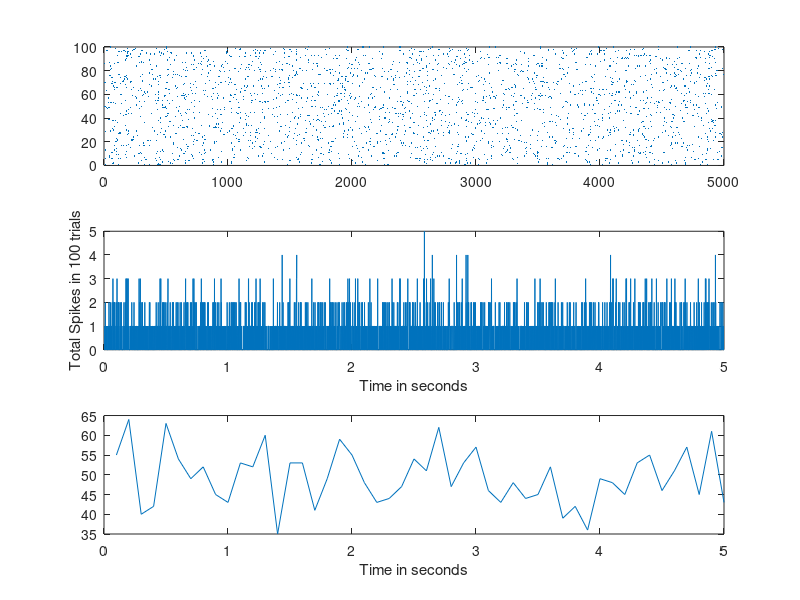

Recreate this plot in MATLAB. (Note: this script raises an error after producing the figure.)
%% 8th Jan Tutorial
%Create PSTH
clear all
clc
T=5; % Time for 1 trial in secs
N=100; % This is the number of trials
Dt=1e-3; %Dt is the discretization we are using, 10^-3 means 1ms intervals
Timepoints=T/Dt; % Total time points 
TimeVector=Dt:Dt:5; % Start, increment, end
FR=5; %We set the desired firing rate of the neuron as 5Hz, ie 5 spikes per second
%ie 5 spikes per 1000 data points
Lambda=FR*Dt; %Lambda, which is a threshold
Rand=rand([Timepoints,N]); %Create a matrix of random numbers
Spikes=zeros([Timepoints,N]); % Initiate a matrix with all zeros
%Note now we have 5000 datapoints in 1 trial and 10 such trials total, so
%the dimension of Spikes is 5000 x 100
Spikes(Rand<Lambda)=1; % We are going to consider spikes to be binary, 
%and when the random number exceeds the threshold, 
%we switch "Spikes" at that time to 1
figure;
subplot(3,1,1)%break down a single figure into 3 subplots, arranged into 3 rows, and 1
%columns, then plot out the first of these subplots as below.
[Index_time,Index_trial]=find(Spikes==1);%We want the index corresponding to time and 
%trial of when the spike happened, ie when Spikes was =1. So we use the
%find function to get those indices
plot(Index_time,Index_trial,'.','markersize',1)%Set size of points to 1, so that they 
%do not overlap with each other

% Compute its Tuning curve 
TuningCurve=sum(Spikes');
% Sum of each column
% We take the transpose to ensure that we are summing across trials
subplot(3,1,2);%Still using the same figure, with 3 subplots and
%now we are plotting the second one out of these.
plot(TimeVector,TuningCurve);
xlabel('Time in seconds')
ylabel('Total Spikes in 100 trials')
%Note that we can bin the TuningCurve above, to attain a lower sampling
%rate and a smoother, less noisy tuning curve
%Hence instead of computing the Tuningcurve at 1ms resolution(5000
%datapoints) let us compute at 100ms resolution, by binning every 100 data
%points together
NewTimeVector=TimeVector(100:100:end);%Take only every 100th datapoint
for i=1:Timepoints/100
    %This is a loop which will compute the sum of 
    %spikes in jumps of 100 time-points
    NewTuningCurve(i)=sum(TuningCurve((100*(i-1)+1):100*i));
    % Summing over 100 columns
end
subplot(3,1,3)
plot(NewTimeVector,NewTuningCurve);
xlabel('Time in seconds')

%% Define sparsity and depth of modulation
temp=makeSparsity(NewTuningCurve);
%
fprintf(['Untuned spike matrix sparsity= ' num2str(temp) '\n'])

%%
%Q1. Create 4 sinusoids(over the range of 0 to pi with a resolution of 0.1)
%with different scaling factors, and with different offsets,
%and compute their sparsities
%eg. a1_eg=sin(0:0.1:pi)*3 +40;%where 40 is the offset, and 3 is the
%scaling factor. Comment in 4 lines about how sparsity is affected by both
%these parameters. (15 points)

eg1 = sin(0:0.1:pi)*10 - 5;
temp=makeSparsity(eg1);
fprintf(['Sinusoid sparsity for eg1= ' num2str(temp) '\n'])

eg2 = sin(0:0.1:pi)*10 + 5;
temp=makeSparsity(eg2);
fprintf(['Sinusoid sparsity for eg2= ' num2str(temp) '\n'])

eg3 = sin(0:0.1:pi)*5 - 5;
temp=makeSparsity(eg3);
fprintf(['Sinusoid sparsity for eg3= ' num2str(temp) '\n'])

eg4 = sin(0:0.1:pi)*5 + 5;
temp=makeSparsity(eg4);
fprintf(['Sinusoid sparsity for eg4= ' num2str(temp) '\n'])

eg5 = sin(0:0.1:pi)*10 + 10;
temp=makeSparsity(eg5);
fprintf(['Sinusoid sparsity for eg5= ' num2str(temp) '\n'])

eg6 = sin(0:0.1:pi)*10 + 0;
temp=makeSparsity(eg6);
fprintf(['Sinusoid sparsity for eg6= ' num2str(temp) '\n'])

%{
Sparsity is directly proportional to the scaling factor
With increase in offset, there is a decrease in sparsity, inversely
proportional. 
When the scaling factor and the offset are changed by the same ratio, the
sparsity doesn't change
%}
%% PSTH of a tuned neuron

% Create tuned neuron, with varying lambda, find its sparsity
%Create PSTH
clear all
T=5; % Time for 1 trial in secs
N=100; % This is the number of trials
Dt=1e-3; %Dt is the discretization we are using, 10^-3 means 1ms intervals
Timepoints=T/Dt; % Total time points 
TimeVector=Dt:Dt:5;

%We set the desired firing rate of the neuron in each trials with the
%following criteria
%1. Fires 0Hz away from Time t=2.5 seconds
%2. Has a peak firing rate of 20Hz at t=2.5 seconds
%3. Firing rate varies sinusoidally 
Equispaced_Angles=linspace(0,pi,Timepoints);% We create 5000 datapoints from 0 to pi
%which we can use as the angles whose "sin" is taken to compute FR below
FR=0 + 20*sin(Equispaced_Angles); % Check that the minimum value is 0 and maximum is 20
% sin is positive over the first two quadrants
Lambda=FR*Dt; %Lambda, which is a threshold
%Since we want the same threshold for all trials we repeat this vector 100
%times
Lambda_AllTrials=repmat(Lambda,100,1);
Rand=rand([Timepoints,N]); %Create a matrix of random numbers
Spikes=zeros([Timepoints,N]); % Initiate a matrix with all zeros
%Note now we have 5000 datapoints in 1 trial and 100 such trials total, so
%the dimension of Spikes is 5000 x 100
%Note that Lambda on the other hand is a matrix of 100 x 5000 so we will
%have to take its transpose below 
Spikes(Rand<transpose(Lambda_AllTrials))=1; % We are going to consider spikes to be binary, 
%and when the random number exceeds the threshold,we switch "Spikes" at that time to 1
figure;
subplot(3,1,1)%break down a single figure into 2 subplots, arranged into 2 rows, and 1
%columns, then plot out the first of these subplots as below.
[Index_time,Index_trial]=find(Spikes==1);%We want the index corresponding to time and 
%trial of when the spike happened, ie when Spikes was =1. So we use the
%find function to get those indices
plot(Index_time,Index_trial,'.','markersize',1)%markersize determines the size of the dots
% Compute its Tuning curve 
TuningCurve=sum(Spikes');% We take the transpose to ensure that we are summing across trials
subplot(3,1,2);%Still using the same figure, with 2 subplots in 2 row, 1 columns and
%now we are plotting the second one out of these.
plot(TimeVector,TuningCurve);
xlabel('Time in seconds')
ylabel('Total Spikes in 100 trials')
%Note that we can bin the TuningCurve above, to attain a lower sampling
%rate and a smoother, less noisy tuning curve
%Hence instead of computing the Tuningcurve at 1ms resolution(5000
%datapoints) let us compute at 100ms resolution, by binning every 100 data
%points together
NewTimeVector=TimeVector(100:100:end);%Take only every 100th datapoint
for i=1:Timepoints/100
    NewTuningCurve(i)=sum(TuningCurve((100*(i-1)+1):100*i));
end
subplot(3,1,3)
plot(NewTimeVector,NewTuningCurve);
xlabel('Time in seconds')

%Next, compute the sparsity of this tuning curve
temp=makeSparsity(NewTuningCurve);
fprintf(['Tuned spike matrix sparsity= ' num2str(temp) '\n'])

%% %%%%%%%%%%%%%%%%%%%%%%%%%%%%%%%%%%%%%%%%%%%%%%%%%%%%%%%%%%%%%%%%%%%%

%Next we are going to go through the code related to shuffling a spike matrix to
%obtain a null-distribution and eventually quantify significance of tuning
ShuffledSpikeMatrix=ShuffleTrials(Spikes);

%Next we compute the tuning curve of this Shuffled spike matrix and compute
%its sparsity
TuningCurve_shuffled=sum(ShuffledSpikeMatrix');% We take the transpose to ensure that we are summing across trials
figure
subplot(2,1,1)
plot(TimeVector,TuningCurve_shuffled);

NewTimeVector=TimeVector(100:100:end);%Take only every 100th datapoint
for i=1:Timepoints/100
    NewTuningCurve_shuffled(i)=sum(TuningCurve_shuffled((100*(i-1)+1):100*i));
end
subplot(2,1,2)
plot(NewTimeVector,NewTuningCurve_shuffled);
xlabel('Time in seconds')
temp=makeSparsity(NewTuningCurve_shuffled);

fprintf(['Shuffled spike matrix sparsity= ' num2str(temp) '\n'])

%%
%{
Q2. Create an artificial spike train, for 100 trials with the following 
 expected firing rate profile over 5 seconds of recording per trial at 1ms
 resolution.
a. Baseline firing rate of 2Hz. 
b. Sinusoidal profile from time points of 2 to 3sec, with baseline firing rate of
 2Hz but a peak firing rate of 10Hz
Plot this expected firing rate profile. (10 points)
Compute the sparsity of the Spikes matrix obtained for this neuron, after
finding the average tuning curve across 100 trials and performing summation
to 100ms resolution as done in class (NewTuningCurve) (10 points)
Next perform 100 iterations of shuffling analysis on this spikematrix 
(hint=use a for loop with the makeSparsity function inside, and store all
outputs of the shuffled spikematrices in a vector) (15 points)
Compare the actual spikematrix sparsity with the 100 shuffled spikematrix
sparsities. Create a new vector called  
Sparsities=["100 shuffled sparsities";"Actual sparsity"]. Hence it would
have 101 entries with the last entry being the actual sparsity. 
use "zscore" function in MATLAB and obtain a zscore or a measure of
signficance for the actual sparsity(ie last entry in the vector 
"Sparsities" above). (40 points)
%}

Dt = 1e-3;
t = 5;
TimePoints = t/Dt;
N = 100;
equi_spaced_angles = linspace(0,pi,TimePoints/t);
% Diving 0 to pi into 1000 equal points
FR = ones(1,5000)*2; % Since baseline firing is 2Hz
FR(2001:3000) = 2 + sin(equi_spaced_angles)*8;
% Only for 2 to 3 sec it's sinusoidal
Lambda=FR*Dt;
Lambda_AllTrials=repmat(Lambda,100,1);
Rand=rand([TimePoints,N]);
Spikes=zeros([TimePoints,N]);
Spikes(Rand<transpose(Lambda_AllTrials))=1;
TimeVector=Dt:Dt:5;

figure;
plot(TimeVector, FR);
title("Plotting with baseline 2Hz and peak 10Hz")
xlabel('Time in seconds')
ylabel('FR')

figure;
subplot(3,1,1)
[Index_time,Index_trial]=find(Spikes==1);
plot(Index_time,Index_trial,'.','markersize',1)
title('Spike matrix')
TuningCurve=sum(Spikes');
subplot(3,1,2);
plot(TimeVector,TuningCurve);
xlabel('Time in seconds')
ylabel('Total Spikes in 100 trials')

NewTimeVector=TimeVector(100:100:end);
% Taking every 100th data point
for i=1:TimePoints/100
NewTuningCurve(i)=sum(TuningCurve((100*(i-1)+1):100*i));
end
subplot(3,1,3)
plot(NewTimeVector,NewTuningCurve);
xlabel('Time in seconds')

q21 = makeSparsity(NewTuningCurve);
fprintf(['Tuned spike matrix sparsity= ' num2str(q21) '\n'])

for i=1:100
    ShuffledSpikeMatrix=ShuffleTrials(Spikes);
    TuningCurve_shuffled=sum(ShuffledSpikeMatrix'); 
    NewTimeVector=TimeVector(100:100:end);
    for i=1:TimePoints/100
        NewTuningCurve_shuffled(i)=sum(TuningCurve_shuffled((100*(i-1)+1):100*i));
end

temp=makeSparsity(NewTuningCurve_shuffled);
Sparsities(i)=temp;
end

Sparsities(101) = temp;
Z_Actual_sparsity = zscore(Sparsities(101));
fprintf(['zscore of actual sparsity= ' num2str(Z_Actual_sparsity) '\n'])

%% lastly, let us quickly look at bandpassing the LFP signal in theta range
clear all
load('SampleLFP_Speed.mat')
Freq=1e6/median(diff(Time));%In Hz
%The time vector "Time" is provided in microseconds, hence we scale by 1e6 to
%obtain frequency in Hz above
theta_min=4;%frequency range of theta band 
theta_max=12;%upper and lower bounds, in Hz

%Next we design a butterworth filter
[q,w] = butter(2,2*[theta_min theta_max]/Freq,'bandpass');

filtered_LFP = filtfilt(q,w,(LFP_raw));
Theta_power=abs(hilbert(filtered_LFP));

%Next we are going to bin the running speed on a logarithmic scale from
%1cm/sec to 100cm/sec
%Plot the histogram of Running_speed, what we see is that there is a lot of
%occurences of low speed, and fewer occurences of high speed.
SpeedBinsEdges=linspace(0,100,50);%Function linspace will now create 50 linearly sampled
%spaced bins starting from 0 to 100 

for i=1:(length(SpeedBinsEdges)-1)%We have 50 speedbinEdges as above, so we will compute 
    %median theta power in each of these ranges, leading to 49 values,
    %since 50 binsedges correspond to 49 bins
Indices=RunningSpeed_cm_sec<SpeedBinsEdges(i+1) & RunningSpeed_cm_sec>SpeedBinsEdges(i);
%We first find the indices corresponding to datapoints when the running
%speed is in the given range
MedThetaPower(i)=median(Theta_power(Indices));%We find the median theta power for all
%datapoints when the running speed was in this particular range
BinCenter(i)=(SpeedBinsEdges(i+1)+SpeedBinsEdges(i))/2;% For each of plotting later, we also 
%compute the bin center for each of these speed bins
end

figure;plot(BinCenter,MedThetaPower);
